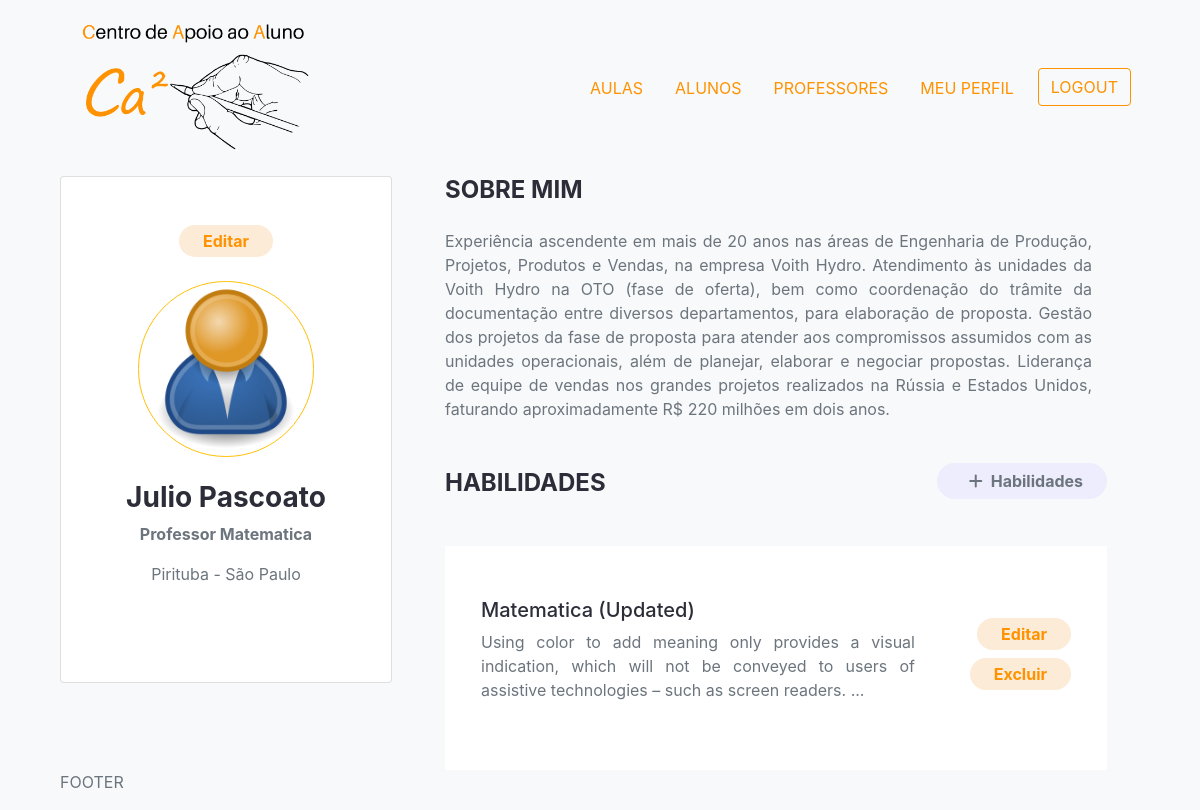
The page /professores/account/ (signed in) on the database as committed earlier.
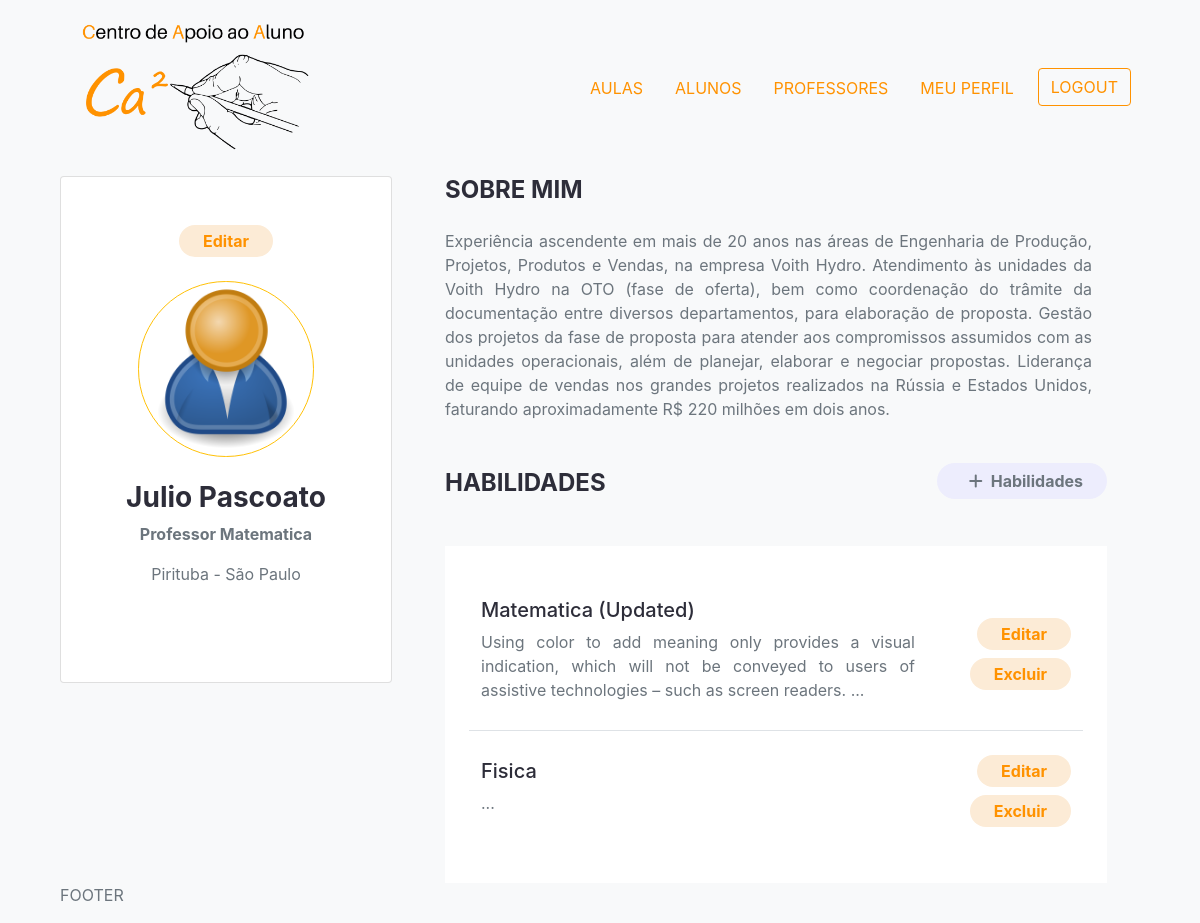
The same page on the database as committed later.
### professores/models.py (models this page shows, shortened)
class Habilidade(models.Model):
    owner = models.ForeignKey(
        Professor, on_delete=models.CASCADE, null=True, blank=True)
    nome = models.CharField(max_length=200, blank=True, null=True)
    descricao = models.TextField(null=True, blank=True)
    created = models.DateTimeField(auto_now_add=True)
    id = models.UUIDField(default=uuid.uuid4, unique=True,
                          primary_key=True, editable=False)

### professores/views.py (the view)
# urls.py: path('account/', views.userAccount, name="account"),
@login_required(login_url='login')
def userAccount(request):
    profile = request.user.professor
    context = {'professor': profile}
    return render(request, 'professores/account.html', context)

### professores/templates/professores/account.html
{% extends "main.html" %}
{% block content %}
<div class="container">
  <div class="row">
    <div class="col-md-12 col-lg-4 mb-5">
      <div class="card text-center mr-2">
        <div class="card-body p-5">
          <div class="mb-4">
            <a class="rounded-pill d-inline-flex py-1 px-4 text-warning skill__back font-weight-bold"
              href="{% url 'edit-account' %}">Editar</a>
          </div>
          <img class="rounded-circle border border-warning w-75" src="{{professor.imagem_perfil.url}}" />
          <h3 class="text-dark font-weight-bold mt-4">{{professor.nome}}</h3>
          <p class="font-weight-bolder">{{professor.introducao}}</p>
          <p class="mb-5">{{professor.localizacao}}</p>
        </div>
      </div>
    </div>
    <div class="col pr-5">
      <div class="container mb-5">
        <h4 class="text-uppercase mb-4 font-weight-bold text-dark">Sobre Mim</h4>
        <p class="text-justify"> {{professor.bio}}
        </p>
      </div>
      <div class="container pr-0">
        <div class="container my-4 px-0 d-flex justify-content-between">
          <h4 class="text-uppercase mb-4 font-weight-bold text-dark">Habilidades</h4>
          <div>
            <a class="rounded-pill py-2 px-4 search-class font-weight-bold text-muted text-decoration-none"
              href="{% url 'create-skill' %}"><i class="fas fa-plus mx-2"></i>Habilidades</a>
          </div>
        </div>
        <div class="container p-4 bg-white">
          <table class="table table-borderless">
            <tbody>
              {% for skill in professor.habilidade_set.all %}
              <tr class="border-bottom">
                <td>
                  <h5 class="text-dark mt-3">{{skill.nome|title}}</h5>
                  <div class="text-justify text-secondary mb-3">{{ skill.descricao|slice:"150"}}...</div>
                </td>
                <td class="align-middle text-right">
                  <a class="rounded-pill d-inline-flex py-1 px-4 my-2 text-warning skill__back font-weight-bold"
                    href="{% url 'update-skill' skill.id %}">Editar</a>
                  <a class="rounded-pill d-inline-flex py-1 px-4 text-warning skill__back font-weight-bold"
                    href="{% url 'delete-skill' skill.id %}?next=/account">Excluir</a>
                </td>
              </tr>
              {% endfor %}
            </tbody>
          </table>
        </div>
      </div>
    </div>
  </div>
  {% endblock content %}

Rows that differ between the two databases and show on the page:
added Habilidade: nome "Fisica"
